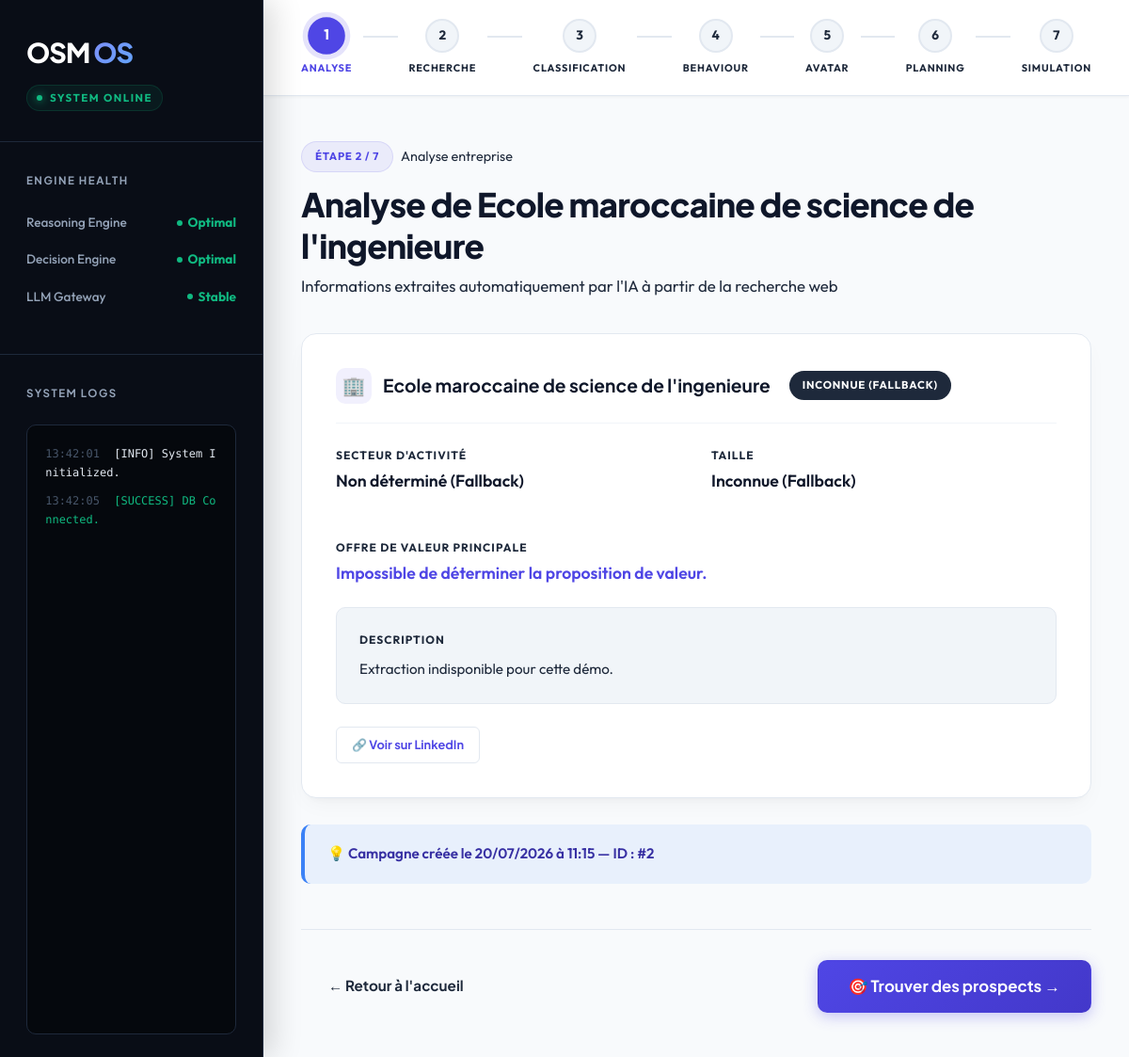
Page /analysis/2 on the committed database.
### osmos_app/models.py (models this page shows)
class Campaign(db.Model):
    __tablename__ = 'campaigns'
    id = Column(Integer, primary_key=True)
    company_name = Column(String(255))
    company_sector = Column(String(255))
    company_size = Column(String(255))
    company_description = Column(Text)
    linkedin_url = Column(String(500))
    value_proposition = Column(Text)
    created_at = Column(DateTime, default=datetime.datetime.utcnow)

### osmos_app/app.py (the view)
@app.route('/analysis/<int:campaign_id>', methods=['GET'])
def analysis(campaign_id):
    campaign = Campaign.query.get_or_404(campaign_id)
    return render_template('analysis.html', campaign=campaign, step=1)

### osmos_app/templates/analysis.html (shortened to what this page needs)
{% extends "base.html" %}
{% block content %}
<div class="page-container fade-in">
  <div class="page-header">
    <div class="d-flex align-center gap-1 u-style-7">
      <span class="badge badge-blue">Étape 2 / 7</span>
      <span class="text-muted text-sm">Analyse entreprise</span>
    </div>
    <h1 class="page-title">Analyse de {{ campaign.company_name }}</h1>
    <p class="page-subtitle">Informations extraites automatiquement par l'IA à partir de la recherche web</p>
  </div>
  <div class="card mb-3">
    <div class="card-header">
      <div class="card-icon">🏢</div>
      <span class="card-title">{{ campaign.company_name }}</span>
      {% if campaign.company_size %}
      <span class="badge badge-navy u-style-8">{{ campaign.company_size }}</span>
      {% endif %}
    </div>
    <div class="grid-2 mb-3">
      <div class="info-item">
        <span class="info-label">Secteur d'activité</span>
        <span class="info-value">{{ campaign.company_sector or '—' }}</span>
      </div>
      <div class="info-item">
        <span class="info-label">Taille</span>
        <span class="info-value">{{ campaign.company_size or '—' }}</span>
      </div>
    </div>
    {% if campaign.value_proposition %}
    <div class="info-item mb-3">
      <span class="info-label">Offre de valeur principale</span>
      <span class="info-value u-style-9">{{ campaign.value_proposition }}</span>
    </div>
    {% endif %}
    {% if campaign.company_description %}
    <div class="u-style-10">
      <div class="info-label mb-1">Description</div>
      <p class="u-style-11">{{ campaign.company_description }}</p>
    </div>
    {% endif %}
    {% if campaign.linkedin_url %}
    <div class="u-style-12">
      <a href="{{ campaign.linkedin_url }}" target="_blank" class="btn btn-outline btn-sm">
        🔗 Voir sur LinkedIn
      </a>
    </div>
    {% endif %}
  </div>
  <div class="alert alert-info">
    💡 Campagne créée le {{ campaign.created_at.strftime('%d/%m/%Y à %H:%M') if campaign.created_at else '' }} — ID : #{{ campaign.id }}
  </div>
  <div class="page-actions">
    <a href="{{ url_for('index') }}" class="btn btn-ghost">← Retour à l'accueil</a>
    <form
      method="POST"
      action="{{ url_for('find_prospects', campaign_id=campaign.id) }}"
      data-loading="🔎 Recherche de prospects en cours..."
      data-loading-sub="Identification et classification des entreprises cibles — 20 à 40 secondes"
    >
      <button type="submit" class="btn btn-primary btn-lg">
        🎯 Trouver des prospects →
      </button>
    </form>
  </div>
</div>
{% endblock %}

### rows in the picture
Campaign: company_name "Ecole maroccaine de science de l'ingenieure", company_size "INCONNUE (FALLBACK)", company_sector "Non déterminé (Fallback)", company_size "Inconnue (Fallback)", value_proposition "Impossible de déterminer la proposition de valeur.", company_description "Extraction indisponible pour cette démo.", created_at "20/07/2026 à 11:15", id "2"

### other values in the picture
{{ s_num }} "1" "2" "3" "4" "5" "6" "7"
{{ s_name }} "ANALYSE" "RECHERCHE" "CLASSIFICATION" "BEHAVIOUR" "AVATAR" "PLANNING" "SIMULATION"
